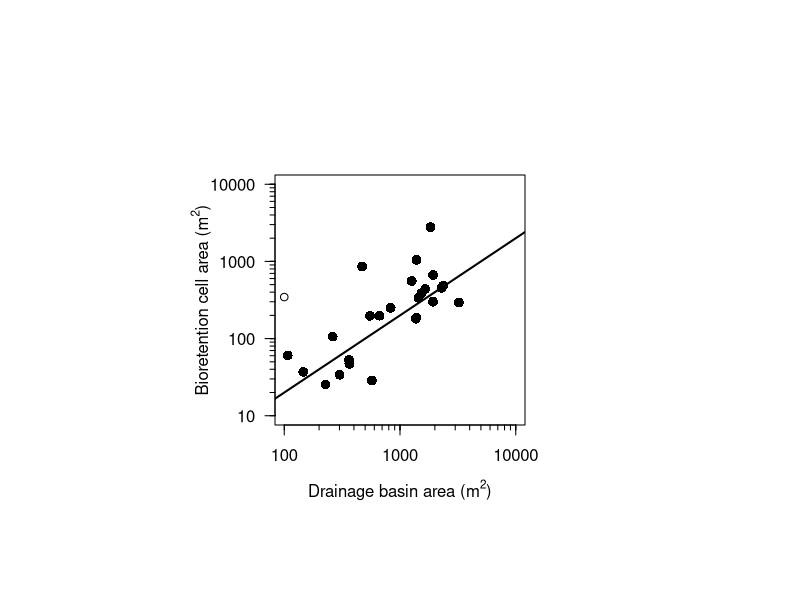
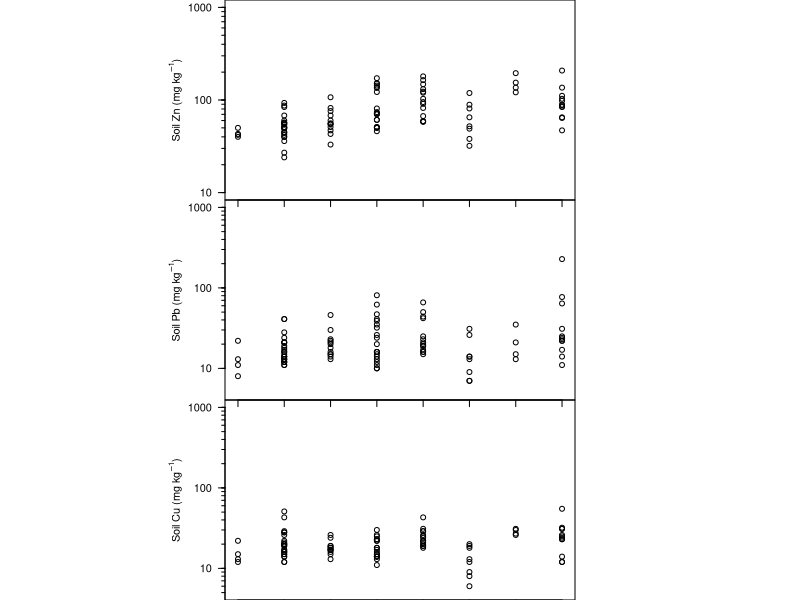

Here is the R script that generated these plots, in order:
## ---- chunk 1
knitr::opts_chunk$set(echo = TRUE)

logaxis = function(minlog,maxlog,side){
  pow <- seq(minlog,maxlog,by=1)
  ticksat <- as.vector(sapply(pow, function(p) (1:10)*10^p))
  axis(side, 10^pow,las=1)
  axis(side, ticksat, labels=NA, tcl=-0.25, lwd=0, lwd.ticks=1)
}

## ---- chunk 2
soilchem <- read.csv(file="soil_metal_NEW.csv")
soilchem$Cell_no <- factor(soilchem$Cell_no)
summary(soilchem)

#Outliers
soilchem[soilchem$Sample=="30a",'Zn'] <- NA
soilchem[soilchem$Sample=="12a",'Cu'] <- NA

cell <- read.csv(file="cell_data_NEW.csv")
cell$Location_name <- as.character(cell$Location_name)
summary(cell)

#Merge both datasets
fullsoil <- merge(soilchem,cell[,c(2:10)],by="Cell_no")
summary(fullsoil)

## ---- chunk 3
par(pin=c(2.5,2.5))
plot(Cell_area~Drain_area,data=cell,log="xy",ylim=c(10,10000),xlim=c(100,10000),xaxt="n",yaxt="n",
     xlab=expression("Drainage basin area (m"^2*")"),ylab=expression("Bioretention cell area (m"^2*")"),
     pch=16,cex=1.3)
logaxis(2,4,1)
logaxis(1,4,2)
abline(log10(1/5),1,lwd=2) #Ideal size of cell 1/5 the size of drain area
points(100,345,pch=21,cex=1) #Cell with no drainage area
#dev.copy(pdf,'cellsize.pdf')
#dev.off()
## ---- chunk 4
par(pin=c(3.5,2),mfrow=c(3,1))
plot(Zn~Age,data=fullsoil,log="y",xlab="",ylab=expression("Soil Zn (mg kg"^-1*")"),yaxt="n",ylim=c(10,1000),xaxt="n")
axis(1,labels=F)
logaxis(1,3,2)

plot(Pb~Age,data=fullsoil,log="y",xlab="",ylab=expression("Soil Pb (mg kg"^-1*")"),yaxt="n",ylim=c(5,1000),xaxt="n")
axis(1,labels=F)
logaxis(1,3,2)

plot(Cu~Age,data=fullsoil,log="y",xlab="Age (yr)",ylab=expression("Soil Cu (mg kg"^-1*")"),yaxt="n",ylim=c(5,1000))
logaxis(0,3,2)
